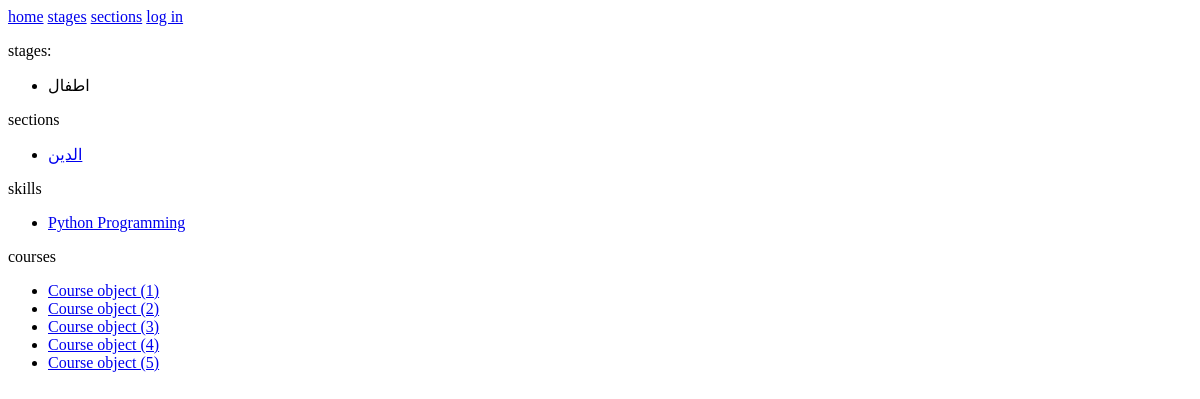
The app's page /, older data.
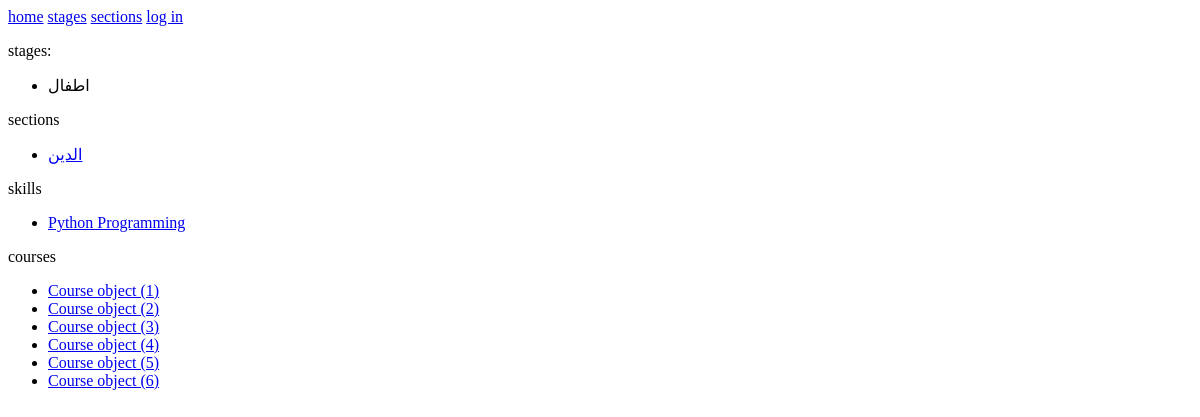
The same page, newer data.
### coursation/models.py (models this page shows, shortened)
class Stage(models.Model):
    age_start = models.PositiveSmallIntegerField(choices=age_choises())
    age_end = models.PositiveSmallIntegerField(choices=age_choises())
    name = models.CharField(max_length=20)
    def __str__(self) -> str:
        return self.name

class Section(models.Model):
    name = models.CharField(max_length=20)
    def __str__(self) -> str:
        return self.name

class Skills(models.Model):
    name = models.CharField(max_length=20)
    def __str__(self) -> str:
        return self.name

class Course(models.Model):
    name = models.CharField(max_length=20)
    start_date = models.DateField()
    stage = models.ForeignKey(to='Stage', on_delete=models.PROTECT)
    skill = models.ManyToManyField(to='Skills')
    duration = models.CharField(max_length=20)
    teacher = models.ForeignKey(to='Techer', on_delete=models.PROTECT, null=True)
    student = models.ManyToManyField(to='Student', null=True)
    about = models.TextField()
    cirtification = models.FileField(upload_to=certificate_upload_path, null=True)
    create_date = models.DateField(auto_now_add=True)
    review = models.IntegerField(default=0,choices=[(1,1),(2,2),(3,3),(4,4),(5,5)], null=True)

### coursation/views.py (the view)
# urls.py: path('', views.index, name='index'),
def index(request):
    if request.user.is_authenticated:
        try:
            if request.user.techer in Techer.objects.all():
                return render(request, 'teacher.html')
        except ObjectDoesNotExist:
            try:
                if request.user.student in Student.objects.all():
                    return render(request, 'student.html')
            except ObjectDoesNotExist:
                return render(request, 'index.html')
    else:
        stage_list = Stage.objects.all()
        sections = Section.objects.all()
        skills = Skills.objects.all()
        courses = Course.objects.all()
        return render(request, 'index.html', {
            'stage_list':stage_list,
            'sections':sections,
            'skills':skills,
            'courses':courses
        })

### coursation/templates/index.html (shortened to what this page needs)
{% extends 'layout.html' %}
{% block body %}
     {% if stage_list %}
          <p>stages:</p>
          <ul>
               {% for stage in stage_list %}
                    <li>{{stage}}</li>
               {% endfor %}
          </ul>
     {% endif %}
     {% if sections %}
          <p>sections</p>
          <ul>
               {% for section in sections %}
               <li><a href="{% url 'section_details' section.id %}">{{ section }}</a></li>
               {% endfor %}
          </ul>
     {% endif %}
     {% if skills %}
          <p>skills</p>
          <ul>
               {% for skill in skills %}
               <li><a href="#">{{ skill }}</a></li>
               {% endfor %}
          </ul>
     {% endif %}
     {% if courses %}
          <p>courses</p>
          <ul>
               {% for course in courses %}
               <li><a href="{% url 'course_detail' course.id %}">{{ course }}</a></li>
               {% endfor %}
          </ul>
     {% endif %}
{% endblock %}

### coursation/templates/layout.html (shortened to what this page needs)
<!DOCTYPE html>
<html lang="en">
<head>
</head>
<body>
    <nav>
        <a href="{% url 'index' %}">home</a>
        <a href="{% url 'stage_list' %}">stages</a>
        <a href="{% url 'section_list' %}">sections</a>
        {% if user.is_authenticated %}
            <a href="{% url 'logout' %}">log out</a>
        {% else %}
            <a href="{% url 'login' %}">log in</a>
        {% endif %}
    </nav>
    {% block body %}
    {% endblock %}
</body>
</html>

Row changes from the older to the newer data that the page shows:
added Course: id "Course object (6)"
